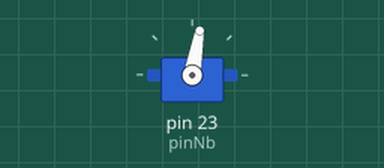
This sketch was run on a simulated Arduino Mega 2560, built with avr-gcc and run on an emulated ATmega2560. Shown: servo.

Above: at 0.05 s.
At 4.0 s:
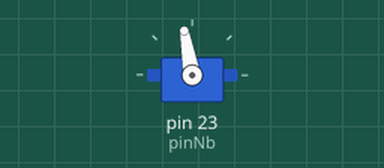
Timing chart, 0 to 5.2 s (numbered marks = the images above):
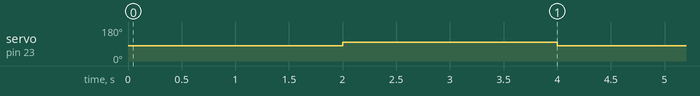

The sketch:

test_servo.ino
```cpp
// Include the library
#include "Servo.h"

// Create the servo object
Servo myservo;
int pinNb = 23; // PD0

// Setup section to run once
void setup() {
  myservo.attach(pinNb); // attach the servo to our servo object
  myservo.write(90); // stop the motor
}

// Loop to keep the motor turning!
void loop() {
  //Serial.print(analogRead(pinNb));

  //myservo.write(0); // rotate the motor clockwise
  //delay(2000); // keep rotating for 1 seconds (1000 milliseconds)

  myservo.write(80); // rotate the motor counter-clockwise
  delay(2000); //

  myservo.write(100); // rotate the motor counter-clockwise
  delay(2000); //

  //myservo.write(180); // rotate the motor counter-clockwise
  //delay(2000); //
}
```

Measured:
- by itself, servo on pin 23 (pinNb): alternates 100° for 2.0 s and 80° for 2.0 s
